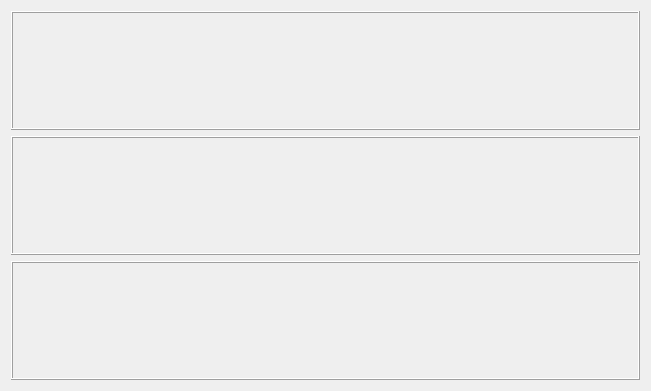
   <widget class="QWidget" name="verticalLayoutWidget">
    <property name="geometry">
     <rect>
      <x>160</x>
      <y>120</y>
      <width>651</width>
      <height>391</height>
     </rect>
    </property>
    <property name="palette">
     <palette>
      <active>
       <colorrole role="Text">
        <brush brushstyle="SolidPattern">
         <color alpha="255">
          <red>32</red>
          <green>74</green>
          <blue>135</blue>
         </color>
        </brush>
       </colorrole>
       <colorrole role="ToolTipText">
        <brush brushstyle="SolidPattern">
         <color alpha="255">
          <red>0</red>
          <green>0</green>
          <blue>0</blue>
         </color>
        </brush>
       </colorrole>
       <colorrole role="PlaceholderText">
        <brush brushstyle="NoBrush">
         <color alpha="128">
          <red>32</red>
          <green>74</green>
          <blue>135</blue>
         </color>
        </brush>
       </colorrole>
      </active>
      <inactive>
       <colorrole role="Text">
        <brush brushstyle="SolidPattern">
         <color alpha="255">
          <red>32</red>
          <green>74</green>
          <blue>135</blue>
         </color>
        </brush>
       </colorrole>
       <colorrole role="ToolTipText">
        <brush brushstyle="SolidPattern">
         <color alpha="255">
          <red>0</red>
          <green>0</green>
          <blue>0</blue>
         </color>
        </brush>
       </colorrole>
       <colorrole role="PlaceholderText">
        <brush brushstyle="NoBrush">
         <color alpha="128">
          <red>32</red>
          <green>74</green>
          <blue>135</blue>
         </color>
        </brush>
       </colorrole>
      </inactive>
      <disabled>
       <colorrole role="Text">
        <brush brushstyle="SolidPattern">
         <color alpha="255">
          <red>24</red>
          <green>55</green>
          <blue>56</blue>
         </color>
        </brush>
       </colorrole>
       <colorrole role="ToolTipText">
        <brush brushstyle="SolidPattern">
         <color alpha="255">
          <red>0</red>
          <green>0</green>
          <blue>0</blue>
         </color>
        </brush>
       </colorrole>
       <colorrole role="PlaceholderText">
        <brush brushstyle="NoBrush">
         <color alpha="128">
          <red>32</red>
          <green>74</green>
          <blue>135</blue>
         </color>
        </brush>
       </colorrole>
      </disabled>
     </palette>
    </property>
    <property name="font">
     <font>
      <pointsize>14</pointsize>
     </font>
    </property>
    <layout class="QVBoxLayout" name="verticalLayout">
     <item>
      <widget class="QLabel" name="enText">
       <property name="enabled">
        <bool>true</bool>
       </property>
       <property name="palette">
        <palette>
         <active>
          <colorrole role="Text">
           <brush brushstyle="SolidPattern">
            <color alpha="255">
             <red>32</red>
             <green>74</green>
             <blue>135</blue>
            </color>
           </brush>
          </colorrole>
          <colorrole role="ToolTipText">
           <brush brushstyle="SolidPattern">
            <color alpha="255">
             <red>0</red>
             <green>0</green>
             <blue>0</blue>
            </color>
           </brush>
          </colorrole>
          <colorrole role="PlaceholderText">
           <brush brushstyle="NoBrush">
            <color alpha="128">
             <red>32</red>
             <green>74</green>
             <blue>135</blue>
            </color>
           </brush>
          </colorrole>
         </active>
         <inactive>
          <colorrole role="Text">
           <brush brushstyle="SolidPattern">
            <color alpha="255">
             <red>32</red>
             <green>74</green>
             <blue>135</blue>
            </color>
           </brush>
          </colorrole>
          <colorrole role="ToolTipText">
           <brush brushstyle="SolidPattern">
            <color alpha="255">
             <red>0</red>
             <green>0</green>
             <blue>0</blue>
            </color>
           </brush>
          </colorrole>
          <colorrole role="PlaceholderText">
           <brush brushstyle="NoBrush">
            <color alpha="128">
             <red>32</red>
             <green>74</green>
             <blue>135</blue>
            </color>
           </brush>
          </colorrole>
         </inactive>
         <disabled>
          <colorrole role="Text">
           <brush brushstyle="SolidPattern">
            <color alpha="255">
             <red>24</red>
             <green>55</green>
             <blue>56</blue>
            </color>
           </brush>
          </colorrole>
          <colorrole role="ToolTipText">
           <brush brushstyle="SolidPattern">
            <color alpha="255">
             <red>0</red>
             <green>0</green>
             <blue>0</blue>
            </color>
           </brush>
          </colorrole>
          <colorrole role="PlaceholderText">
           <brush brushstyle="NoBrush">
            <color alpha="128">
             <red>32</red>
             <green>74</green>
             <blue>135</blue>
            </color>
           </brush>
          </colorrole>
         </disabled>
        </palette>
       </property>
       <property name="font">
        <font>
         <pointsize>14</pointsize>
        </font>
       </property>
       <property name="frameShape">
        <enum>QFrame::Box</enum>
       </property>
       <property name="frameShadow">
        <enum>QFrame::Raised</enum>
       </property>
       <property name="text">
        <string/>
       </property>
       <property name="scaledContents">
        <bool>true</bool>
       </property>
       <property name="alignment">
        <set>Qt::AlignCenter</set>
       </property>
       <property name="wordWrap">
        <bool>true</bool>
       </property>
      </widget>
     </item>
     <item>
      <widget class="QLabel" name="arText">
       <property name="enabled">
        <bool>true</bool>
       </property>
       <property name="palette">
        <palette>
         <active>
          <colorrole role="Text">
           <brush brushstyle="SolidPattern">
            <color alpha="255">
             <red>32</red>
             <green>74</green>
             <blue>135</blue>
            </color>
           </brush>
          </colorrole>
          <colorrole role="ToolTipText">
           <brush brushstyle="SolidPattern">
            <color alpha="255">
             <red>0</red>
             <green>0</green>
             <blue>0</blue>
            </color>
           </brush>
          </colorrole>
          <colorrole role="PlaceholderText">
           <brush brushstyle="NoBrush">
            <color alpha="128">
             <red>32</red>
             <green>74</green>
             <blue>135</blue>
            </color>
           </brush>
          </colorrole>
         </active>
         <inactive>
          <colorrole role="Text">
           <brush brushstyle="SolidPattern">
            <color alpha="255">
             <red>32</red>
             <green>74</green>
             <blue>135</blue>
            </color>
           </brush>
          </colorrole>
          <colorrole role="ToolTipText">
           <brush brushstyle="SolidPattern">
            <color alpha="255">
             <red>0</red>
             <green>0</green>
             <blue>0</blue>
            </color>
           </brush>
          </colorrole>
          <colorrole role="PlaceholderText">
           <brush brushstyle="NoBrush">
            <color alpha="128">
             <red>32</red>
             <green>74</green>
             <blue>135</blue>
            </color>
           </brush>
          </colorrole>
         </inactive>
         <disabled>
          <colorrole role="Text">
           <brush brushstyle="SolidPattern">
            <color alpha="255">
             <red>24</red>
             <green>55</green>
             <blue>56</blue>
            </color>
           </brush>
          </colorrole>
          <colorrole role="ToolTipText">
           <brush brushstyle="SolidPattern">
            <color alpha="255">
             <red>0</red>
             <green>0</green>
             <blue>0</blue>
            </color>
           </brush>
          </colorrole>
          <colorrole role="PlaceholderText">
           <brush brushstyle="NoBrush">
            <color alpha="128">
             <red>32</red>
             <green>74</green>
             <blue>135</blue>
            </color>
           </brush>
          </colorrole>
         </disabled>
        </palette>
       </property>
       <property name="font">
        <font>
         <pointsize>14</pointsize>
        </font>
       </property>
       <property name="frameShape">
        <enum>QFrame::Box</enum>
       </property>
       <property name="frameShadow">
        <enum>QFrame::Raised</enum>
       </property>
       <property name="text">
        <string/>
       </property>
       <property name="scaledContents">
        <bool>true</bool>
       </property>
       <property name="alignment">
        <set>Qt::AlignCenter</set>
       </property>
       <property name="wordWrap">
        <bool>true</bool>
       </property>
      </widget>
     </item>
     <item>
      <widget class="QLabel" name="medicalText">
       <property name="enabled">
        <bool>true</bool>
       </property>
       <property name="palette">
        <palette>
         <active>
          <colorrole role="Text">
           <brush brushstyle="SolidPattern">
            <color alpha="255">
             <red>32</red>
             <green>74</green>
             <blue>135</blue>
            </color>
           </brush>
          </colorrole>
          <colorrole role="ToolTipText">
           <brush brushstyle="SolidPattern">
            <color alpha="255">
             <red>0</red>
             <green>0</green>
             <blue>0</blue>
            </color>
           </brush>
          </colorrole>
          <colorrole role="PlaceholderText">
           <brush brushstyle="NoBrush">
            <color alpha="128">
             <red>32</red>
             <green>74</green>
             <blue>135</blue>
            </color>
           </brush>
          </colorrole>
         </active>
         <inactive>
          <colorrole role="Text">
           <brush brushstyle="SolidPattern">
            <color alpha="255">
             <red>32</red>
             <green>74</green>
             <blue>135</blue>
            </color>
           </brush>
          </colorrole>
          <colorrole role="ToolTipText">
           <brush brushstyle="SolidPattern">
            <color alpha="255">
             <red>0</red>
             <green>0</green>
             <blue>0</blue>
            </color>
           </brush>
          </colorrole>
          <colorrole role="PlaceholderText">
           <brush brushstyle="NoBrush">
            <color alpha="128">
             <red>32</red>
             <green>74</green>
             <blue>135</blue>
            </color>
           </brush>
          </colorrole>
         </inactive>
         <disabled>
          <colorrole role="Text">
           <brush brushstyle="SolidPattern">
            <color alpha="255">
             <red>24</red>
             <green>55</green>
             <blue>56</blue>
            </color>
           </brush>
          </colorrole>
          <colorrole role="ToolTipText">
           <brush brushstyle="SolidPattern">
            <color alpha="255">
             <red>0</red>
             <green>0</green>
             <blue>0</blue>
            </color>
           </brush>
          </colorrole>
          <colorrole role="PlaceholderText">
           <brush brushstyle="NoBrush">
            <color alpha="128">
             <red>32</red>
             <green>74</green>
             <blue>135</blue>
            </color>
           </brush>
          </colorrole>
         </disabled>
        </palette>
       </property>
       <property name="font">
        <font>
         <pointsize>14</pointsize>
        </font>
       </property>
       <property name="frameShape">
        <enum>QFrame::Box</enum>
       </property>
       <property name="frameShadow">
        <enum>QFrame::Raised</enum>
       </property>
       <property name="text">
        <string/>
       </property>
       <property name="scaledContents">
        <bool>true</bool>
       </property>
       <property name="alignment">
        <set>Qt::AlignCenter</set>
       </property>
       <property name="wordWrap">
        <bool>true</bool>
       </property>
      </widget>
     </item>
    </layout>
   </widget>
